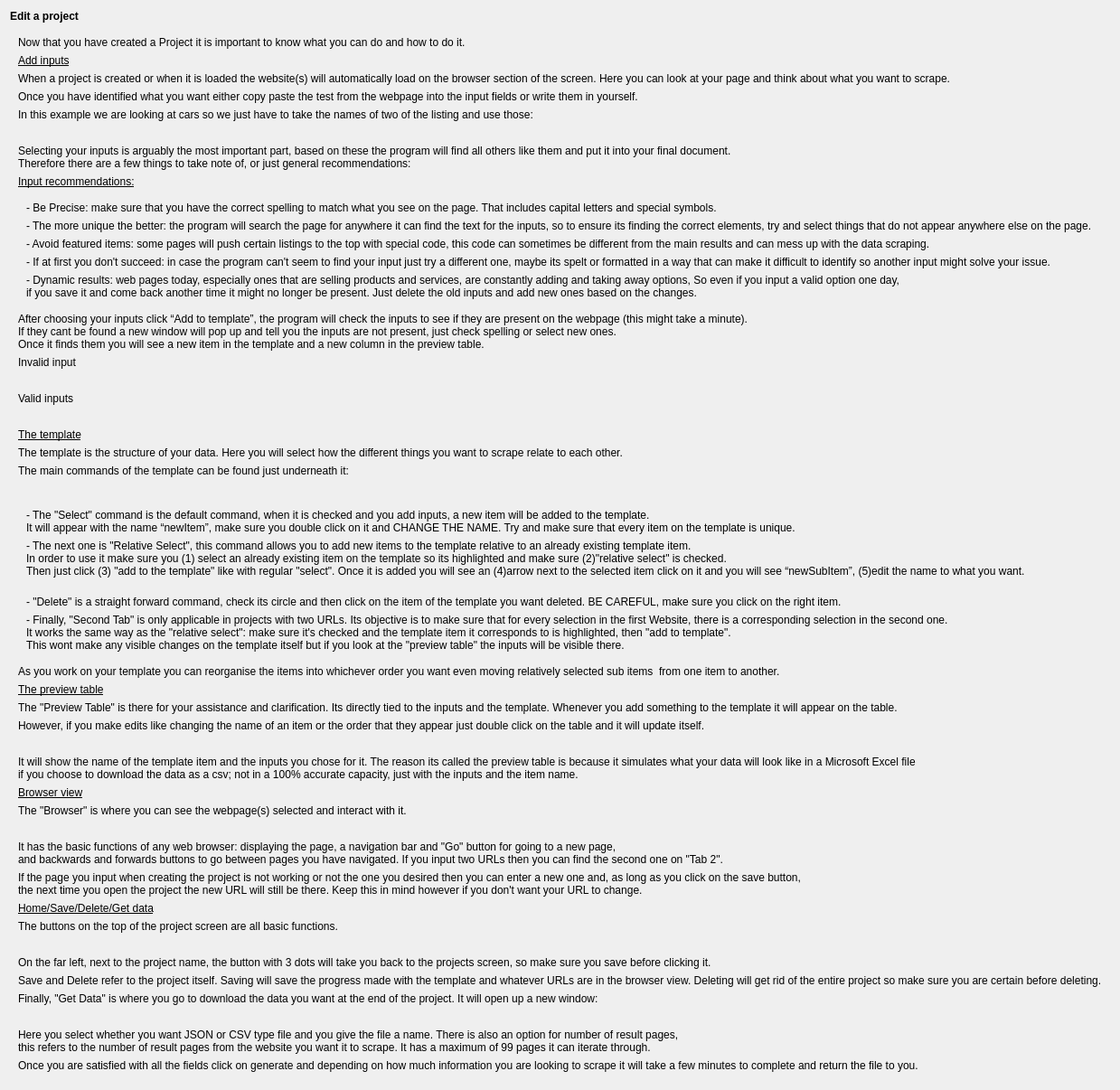
                                  <widget class="QWidget" name="widget_26" native="true">
                                   <layout class="QVBoxLayout" name="verticalLayout_32">
                                    <item>
                                     <widget class="QLabel" name="label_8">
                                      <property name="font">
                                       <font>
                                        <weight>75</weight>
                                        <bold>true</bold>
                                       </font>
                                      </property>
                                      <property name="text">
                                       <string>Edit a project</string>
                                      </property>
                                     </widget>
                                    </item>
                                    <item>
                                     <widget class="QWidget" name="widget_53" native="true">
                                      <layout class="QVBoxLayout" name="verticalLayout_62">
                                       <item>
                                        <widget class="QLabel" name="label_66">
                                         <property name="text">
                                          <string>Now that you have created a Project it is important to know what you can do and how to do it.</string>
                                         </property>
                                        </widget>
                                       </item>
                                       <item>
                                        <widget class="QLabel" name="label_67">
                                         <property name="font">
                                          <font>
                                           <underline>true</underline>
                                          </font>
                                         </property>
                                         <property name="text">
                                          <string>Add inputs</string>
                                         </property>
                                        </widget>
                                       </item>
                                       <item>
                                        <widget class="QLabel" name="label_68">
                                         <property name="text">
                                          <string>When a project is created or when it is loaded the website(s) will automatically load on the browser section of the screen. Here you can look at your page and think about what you want to scrape. </string>
                                         </property>
                                        </widget>
                                       </item>
                                       <item>
                                        <widget class="QLabel" name="label_69">
                                         <property name="text">
                                          <string>Once you have identified what you want either copy paste the test from the webpage into the input fields or write them in yourself.</string>
                                         </property>
                                        </widget>
                                       </item>
                                       <item>
                                        <widget class="QLabel" name="label_70">
                                         <property name="text">
                                          <string>In this example we are looking at cars so we just have to take the names of two of the listing and use those:</string>
                                         </property>
                                        </widget>
                                       </item>
                                       <item>
                                        <widget class="QLabel" name="label_71">
                                         <property name="text">
                                          <string/>
                                         </property>
                                         <property name="pixmap">
                                          <pixmap>../images/add-inputs.png</pixmap>
                                         </property>
                                        </widget>
                                       </item>
                                       <item>
                                        <widget class="QLabel" name="label_72">
                                         <property name="text">
                                          <string>Selecting your inputs is arguably the most important part, based on these the program will find all others like them and put it into your final document. 
Therefore there are a few things to take note of, or just general recommendations:</string>
                                         </property>
                                        </widget>
                                       </item>
                                       <item>
                                        <widget class="QLabel" name="label_73">
                                         <property name="font">
                                          <font>
                                           <underline>true</underline>
                                          </font>
                                         </property>
                                         <property name="text">
                                          <string>Input recommendations:</string>
                                         </property>
                                        </widget>
                                       </item>
                                       <item>
                                        <widget class="QWidget" name="widget_54" native="true">
                                         <layout class="QVBoxLayout" name="verticalLayout_63">
                                          <item>
                                           <widget class="QLabel" name="label_74">
                                            <property name="text">
                                             <string>- Be Precise: make sure that you have the correct spelling to match what you see on the page. That includes capital letters and special symbols.</string>
                                            </property>
                                           </widget>
                                          </item>
                                          <item>
                                           <widget class="QLabel" name="label_75">
                                            <property name="text">
                                             <string>- The more unique the better: the program will search the page for anywhere it can find the text for the inputs, so to ensure its finding the correct elements, try and select things that do not appear anywhere else on the page.</string>
                                            </property>
                                           </widget>
                                          </item>
                                          <item>
                                           <widget class="QLabel" name="label_76">
                                            <property name="text">
                                             <string>- Avoid featured items: some pages will push certain listings to the top with special code, this code can sometimes be different from the main results and can mess up with the data scraping.</string>
                                            </property>
                                           </widget>
                                          </item>
                                          <item>
                                           <widget class="QLabel" name="label_77">
                                            <property name="text">
                                             <string>- If at first you don't succeed: in case the program can't seem to find your input just try a different one, maybe its spelt or formatted in a way that can make it difficult to identify so another input might solve your issue.</string>
                                            </property>
                                           </widget>
                                          </item>
                                          <item>
                                           <widget class="QLabel" name="label_78">
                                            <property name="text">
                                             <string>- Dynamic results: web pages today, especially ones that are selling products and services, are constantly adding and taking away options, So even if you input a valid option one day, 
if you save it and come back another time it might no longer be present. Just delete the old inputs and add new ones based on the changes.</string>
                                            </property>
                                           </widget>
                                          </item>
                                         </layout>
                                        </widget>
                                       </item>
                                       <item>
                                        <widget class="QLabel" name="label_79">
                                         <property name="text">
                                          <string>After choosing your inputs click “Add to template”, the program will check the inputs to see if they are present on the webpage (this might take a minute). 
If they cant be found a new window will pop up and tell you the inputs are not present, just check spelling or select new ones.
Once it finds them you will see a new item in the template and a new column in the preview table.</string>
                                         </property>
                                        </widget>
                                       </item>
                                       <item>
                                        <widget class="QLabel" name="label_80">
                                         <property name="text">
                                          <string>Invalid input</string>
                                         </property>
                                        </widget>
                                       </item>
                                       <item>
                                        <widget class="QLabel" name="label_81">
                                         <property name="text">
                                          <string/>
                                         </property>
                                         <property name="pixmap">
                                          <pixmap>../images/invalid-input.png</pixmap>
                                         </property>
                                        </widget>
                                       </item>
                                       <item>
                                        <widget class="QLabel" name="label_82">
                                         <property name="text">
                                          <string>Valid inputs</string>
                                         </property>
                                        </widget>
                                       </item>
                                       <item>
                                        <widget class="QLabel" name="label_83">
                                         <property name="text">
                                          <string/>
                                         </property>
                                         <property name="pixmap">
                                          <pixmap>../images/valid-input.png</pixmap>
                                         </property>
                                        </widget>
                                       </item>
                                       <item>
                                        <widget class="QLabel" name="label_84">
                                         <property name="font">
                                          <font>
                                           <underline>true</underline>
                                          </font>
                                         </property>
                                         <property name="text">
                                          <string>The template</string>
                                         </property>
                                        </widget>
                                       </item>
                                       <item>
                                        <widget class="QLabel" name="label_85">
                                         <property name="text">
                                          <string>The template is the structure of your data. Here you will select how the different things you want to scrape relate to each other. </string>
                                         </property>
                                        </widget>
                                       </item>
                                       <item>
                                        <widget class="QLabel" name="label_86">
                                         <property name="text">
                                          <string>The main commands of the template can be found just underneath it:</string>
                                         </property>
                                        </widget>
                                       </item>
                                       <item>
                                        <widget class="QLabel" name="label_87">
                                         <property name="text">
                                          <string/>
                                         </property>
                                         <property name="pixmap">
                                          <pixmap>../images/commands.png</pixmap>
                                         </property>
                                        </widget>
                                       </item>
                                       <item>
                                        <widget class="QWidget" name="widget_55" native="true">
                                         <layout class="QVBoxLayout" name="verticalLayout_64">
                                          <item>
                                           <widget class="QLabel" name="label_88">
                                            <property name="text">
                                             <string>- The &quot;Select&quot; command is the default command, when it is checked and you add inputs, a new item will be added to the template. 
It will appear with the name “newItem”, make sure you double click on it and CHANGE THE NAME. Try and make sure that every item on the template is unique.</string>
                                            </property>
                                           </widget>
                                          </item>
                                          <item>
                                           <widget class="QLabel" name="label_89">
                                            <property name="text">
                                             <string>- The next one is &quot;Relative Select&quot;, this command allows you to add new items to the template relative to an already existing template item. 
In order to use it make sure you (1) select an already existing item on the template so its highlighted and make sure (2)&quot;relative select&quot; is checked. 
Then just click (3) &quot;add to the template&quot; like with regular &quot;select&quot;. Once it is added you will see an (4)arrow next to the selected item click on it and you will see “newSubItem”, (5)edit the name to what you want.
</string>
                                            </property>
                                           </widget>
                                          </item>
                                          <item>
                                           <widget class="QLabel" name="label_90">
                                            <property name="text">
                                             <string>- &quot;Delete&quot; is a straight forward command, check its circle and then click on the item of the template you want deleted. BE CAREFUL, make sure you click on the right item.</string>
                                            </property>
                                           </widget>
                                          </item>
                                          <item>
                                           <widget class="QLabel" name="label_91">
                                            <property name="text">
                                             <string>- Finally, &quot;Second Tab&quot; is only applicable in projects with two URLs. Its objective is to make sure that for every selection in the first Website, there is a corresponding selection in the second one. 
It works the same way as the &quot;relative select&quot;: make sure it's checked and the template item it corresponds to is highlighted, then &quot;add to template&quot;. 
This wont make any visible changes on the template itself but if you look at the &quot;preview table&quot; the inputs will be visible there.</string>
                                            </property>
                                           </widget>
                                          </item>
                                         </layout>
                                        </widget>
                                       </item>
                                       <item>
                                        <widget class="QLabel" name="label_92">
                                         <property name="text">
                                          <string>As you work on your template you can reorganise the items into whichever order you want even moving relatively selected sub items  from one item to another.</string>
                                         </property>
                                        </widget>
                                       </item>
                                       <item>
                                        <widget class="QLabel" name="label_93">
                                         <property name="font">
                                          <font>
                                           <underline>true</underline>
                                          </font>
                                         </property>
                                         <property name="text">
                                          <string>The preview table</string>
                                         </property>
                                        </widget>
                                       </item>
                                       <item>
                                        <widget class="QLabel" name="label_94">
                                         <property name="text">
                                          <string>The &quot;Preview Table&quot; is there for your assistance and clarification. Its directly tied to the inputs and the template. Whenever you add something to the template it will appear on the table. </string>
                                         </property>
                                        </widget>
                                       </item>
                                       <item>
                                        <widget class="QLabel" name="label_95">
                                         <property name="text">
                                          <string>However, if you make edits like changing the name of an item or the order that they appear just double click on the table and it will update itself. </string>
                                         </property>
                                        </widget>
                                       </item>
                                       <item>
                                        <widget class="QLabel" name="label_96">
                                         <property name="text">
                                          <string/>
                                         </property>
                                         <property name="pixmap">
                                          <pixmap>../images/preview-table.png</pixmap>
                                         </property>
                                        </widget>
                                       </item>
                                       <item>
                                        <widget class="QLabel" name="label_97">
                                         <property name="text">
                                          <string>It will show the name of the template item and the inputs you chose for it. The reason its called the preview table is because it simulates what your data will look like in a Microsoft Excel file 
if you choose to download the data as a csv; not in a 100% accurate capacity, just with the inputs and the item name.</string>
                                         </property>
                                        </widget>
                                       </item>
                                       <item>
                                        <widget class="QLabel" name="label_98">
                                         <property name="font">
                                          <font>
                                           <underline>true</underline>
                                          </font>
                                         </property>
                                         <property name="text">
                                          <string>Browser view</string>
                                         </property>
                                        </widget>
                                       </item>
                                       <item>
                                        <widget class="QLabel" name="label_99">
                                         <property name="text">
                                          <string>The &quot;Browser&quot; is where you can see the webpage(s) selected and interact with it.</string>
                                         </property>
                                        </widget>
                                       </item>
                                       <item>
                                        <widget class="QLabel" name="label_100">
                                         <property name="text">
                                          <string/>
                                         </property>
                                         <property name="pixmap">
                                          <pixmap>../images/browser.png</pixmap>
                                         </property>
                                        </widget>
                                       </item>
                                       <item>
                                        <widget class="QLabel" name="label_101">
                                         <property name="text">
                                          <string>It has the basic functions of any web browser: displaying the page, a navigation bar and &quot;Go&quot; button for going to a new page, 
and backwards and forwards buttons to go between pages you have navigated. If you input two URLs then you can find the second one on &quot;Tab 2&quot;.</string>
                                         </property>
                                        </widget>
                                       </item>
                                       <item>
                                        <widget class="QLabel" name="label_102">
                                         <property name="text">
                                          <string>If the page you input when creating the project is not working or not the one you desired then you can enter a new one and, as long as you click on the save button,
the next time you open the project the new URL will still be there. Keep this in mind however if you don't want your URL to change.</string>
                                         </property>
                                        </widget>
                                       </item>
                                       <item>
                                        <widget class="QLabel" name="label_103">
                                         <property name="font">
                                          <font>
                                           <underline>true</underline>
                                          </font>
                                         </property>
                                         <property name="text">
                                          <string>Home/Save/Delete/Get data</string>
                                         </property>
                                        </widget>
                                       </item>
                                       <item>
                                        <widget class="QLabel" name="label_104">
                                         <property name="text">
                                          <string>The buttons on the top of the project screen are all basic functions.</string>
                                         </property>
                                        </widget>
                                       </item>
                                       <item>
                                        <widget class="QLabel" name="label_105">
                                         <property name="text">
                                          <string/>
                                         </property>
                                         <property name="pixmap">
                                          <pixmap>../images/buttons-on-top.png</pixmap>
                                         </property>
                                        </widget>
                                       </item>
                                       <item>
                                        <widget class="QLabel" name="label_106">
                                         <property name="text">
                                          <string>On the far left, next to the project name, the button with 3 dots will take you back to the projects screen, so make sure you save before clicking it. </string>
                                         </property>
                                        </widget>
                                       </item>
                                       <item>
                                        <widget class="QLabel" name="label_107">
                                         <property name="text">
                                          <string>Save and Delete refer to the project itself. Saving will save the progress made with the template and whatever URLs are in the browser view. Deleting will get rid of the entire project so make sure you are certain before deleting.</string>
                                         </property>
                                        </widget>
                                       </item>
                                       <item>
                                        <widget class="QLabel" name="label_108">
                                         <property name="text">
                                          <string>Finally, &quot;Get Data&quot; is where you go to download the data you want at the end of the project. It will open up a new window:</string>
                                         </property>
                                        </widget>
                                       </item>
                                       <item>
                                        <widget class="QLabel" name="label_109">
                                         <property name="text">
                                          <string/>
                                         </property>
                                         <property name="pixmap">
                                          <pixmap>../images/get-data.png</pixmap>
                                         </property>
                                        </widget>
                                       </item>
                                       <item>
                                        <widget class="QLabel" name="label_110">
                                         <property name="text">
                                          <string>Here you select whether you want JSON or CSV type file and you give the file a name. There is also an option for number of result pages, 
this refers to the number of result pages from the website you want it to scrape. It has a maximum of 99 pages it can iterate through. </string>
                                         </property>
                                        </widget>
                                       </item>
                                       <item>
                                        <widget class="QLabel" name="label_111">
                                         <property name="text">
                                          <string>Once you are satisfied with all the fields click on generate and depending on how much information you are looking to scrape it will take a few minutes to complete and return the file to you.</string>
                                         </property>
                                        </widget>
                                       </item>
                                      </layout>
                                     </widget>
                                    </item>
                                   </layout>
                                  </widget>
